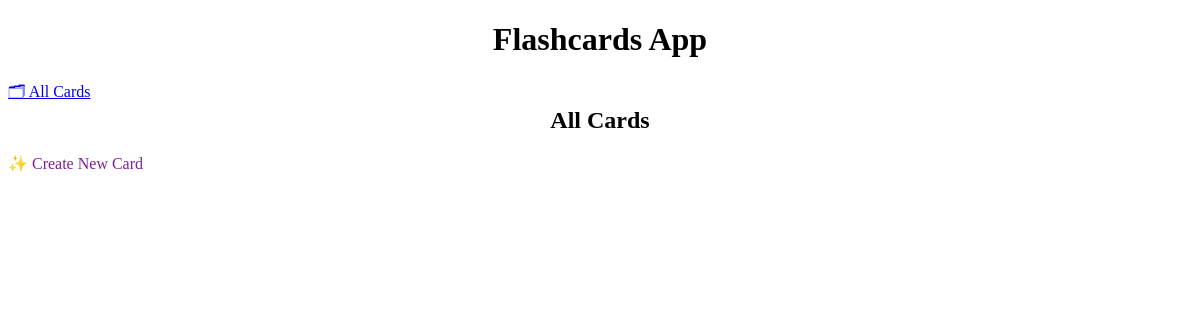
The app's page /, older data.
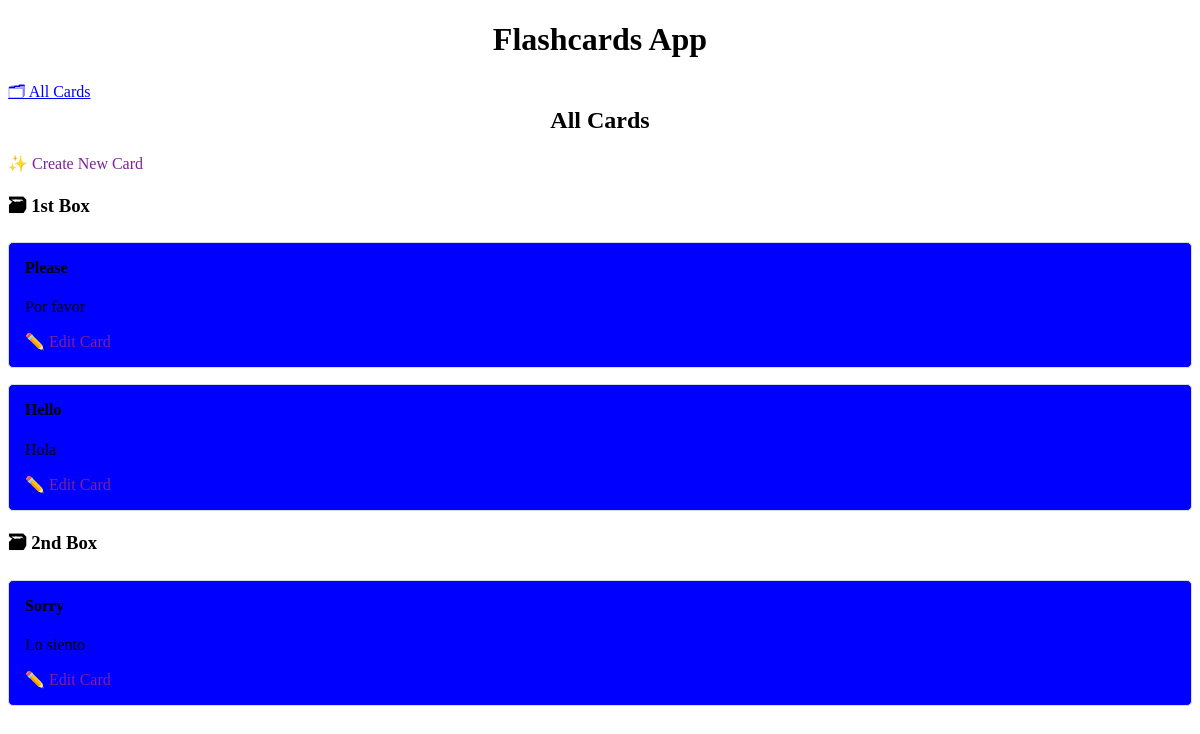
The same page, newer data.
### cards/models.py (models this page shows, shortened)
class Card(models.Model):
    question = models.CharField(max_length=100)
    answer = models.CharField(max_length=300)
    box = models.IntegerField(
        choices=zip(BOXES, BOXES),
        default=BOXES[0],
    )
    date_created = models.DateTimeField(auto_now_add=True)

### cards/views.py (the view)
class CardListView(ListView):
    model = Card
    queryset = Card.objects.all().order_by("box", "-date_created")

### cards/templates/cards/card_list.html
{% extends "cards/base.html" %}
{% load humanize %}
{% block content %}
    <h2>
        All Cards
    </h2>
    <a href="{% url 'card-create' %}" role="button">
        ✨ Create New Card
    </a>
    {% for card in card_list %}
        {% ifchanged %}
        <h3>🗃 {{ card.box | ordinal }} Box</h3>
        {% endifchanged %}
        {% include "cards/card.html" %}
    {% endfor %}
{% endblock content %}

### cards/templates/cards/base.html (shortened to what this page needs)
<!DOCTYPE html>
<html lang="en">
    <head>
        {% load static %}
        <link rel="stylesheet" href="{% static 'css/base.css' %}">
        <link rel="stylesheet" href="https://cdn.simplecss.org/simple.min.css">
    </head>
    <body>
        <header>
            <h1>Flashcards App</h1>
            {% include "cards/navigation.html" %}
        </header>
        <main>
            {% block content %}{% endblock content %}
        </main>
    </body>
</html>

### cards/templates/cards/navigation.html
<nav>
    <a href="{% url 'card-list' %}">🗂 All Cards</a>
</nav>

### cards/templates/cards/card.html
<article>
    <h4>{{ card.question }}</h4>
    <p>{{ card.answer }}</p>
    <a href="{% url 'card-update' card.id %}" role="button">
        ✏️ Edit Card
    </a>
 </article>

### cards/static/css/base.css (style rules this page uses)
:root { --accent: #6e48ad; --accent-bg: white; --bg: #ffffff; --text: #212121; --text-light: #0e0e0e; --border: #d8dae1; --code: #d81b60; --preformatted: #444; }
article { background-color: blue; border: 1px solid var(--border); border-radius: 5px; padding: 1em; margin: 1em 0; }
header h1 { text-align: center; }
h2 { text-align: center; }
h2, h4 { margin-top: 0; }
button, a[role="button"] { color: rgb(127, 33, 155); text-decoration: none; }

Row changes from the older to the newer data that the page shows:
added Card: box|ordinal "1st", question "Please", answer "Por favor"
added Card: question "Hello", answer "Hola"
added Card: box|ordinal "2nd", question "Sorry", answer "Lo siento"
